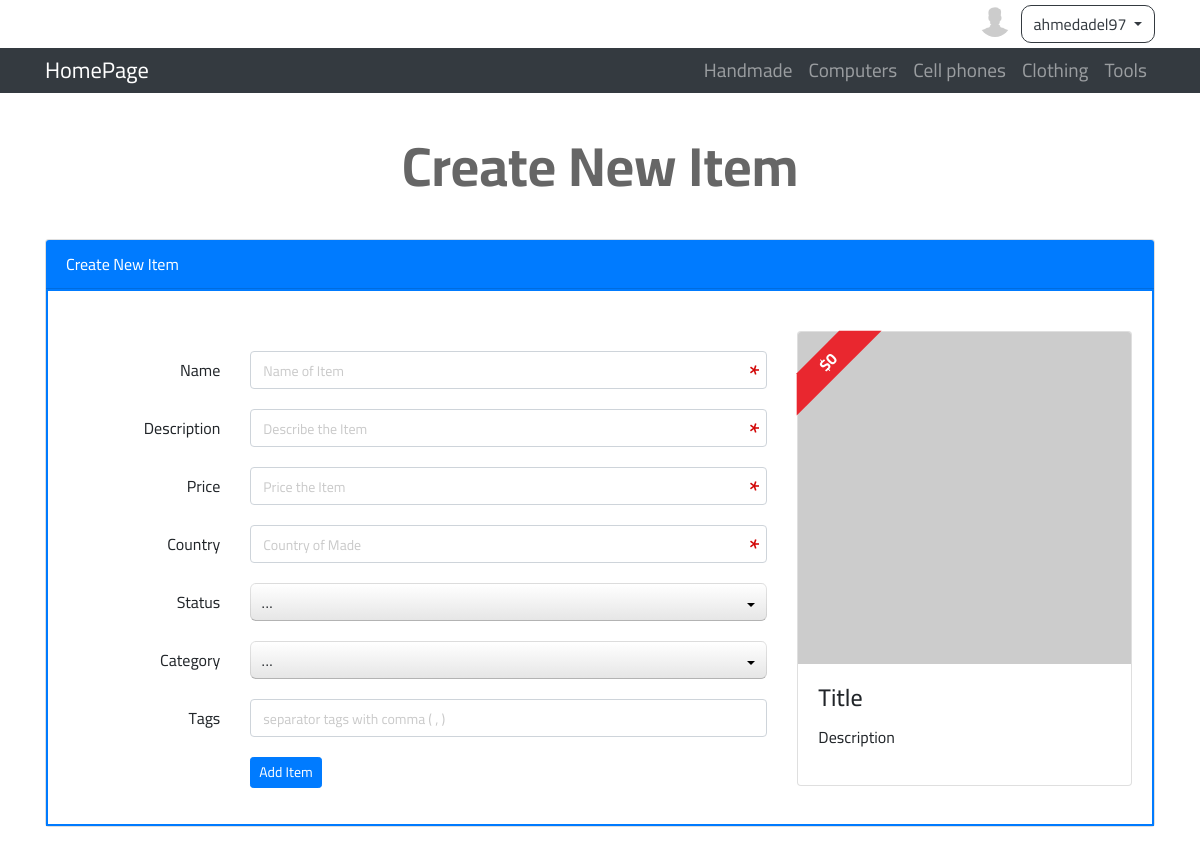
Screenshot of /newads.php (signed in) with the database file from the repository.
### tables this page shows
CREATE TABLE `categories` (
  `ID` int(11) NOT NULL,
  `Name` varchar(255) NOT NULL,
  `Description` text NOT NULL,
  `parent` int(11) NOT NULL,
  `Ordering` int(11) DEFAULT NULL,
  `Visibility` tinyint(4) NOT NULL DEFAULT 0,
  `Allow_comment` tinyint(4) NOT NULL DEFAULT 0,
  `Allow_Ads` tinyint(4) NOT NULL DEFAULT 0
);

### init.php (called while the page is built, shortened)
<?php
include 'admin/connect.php';
$sessionUser = '';
if(isset($_SESSION['user'])) {
    $sessionUser = $_SESSION['user'];
}
$tpl    = 'includes/templates/';
$css    = 'layout/css/';
$func 	= 'includes/functions/';
include $func . 'functions.php';
include $tpl . 'header.php';

### includes/functions/functions.php (called while the page is built, shortened)
<?php
	function getAllFrom($field , $table ,$where = NULL , $and = NULL ,  $orderField , $ordering="DESC") {
		global $con;
		$getAll= $con->prepare("SELECT $field  FROM $table $where $and ORDER BY $orderField $ordering");
		$getAll->execute();
		$all = $getAll->fetchAll();
		return $all;
	}

### newads.php (the view, shortened to what this page needs)
<?php
    $pageTitle = 'Create New Item';
    include 'init.php';
    if (isset($_SESSION['user'])) {
    ?>
        <h2 class="text-center"><?php echo $pageTitle ?></h2>
        <section class="create-ad block">
            <div class="container">
                <div class="card">
                    <div class="card-header bg-primary text-white">
                        <?php echo $pageTitle ?>
                    </div>
                    <div class="card-body">
                        <div class="row">
                            <div class="col-md-8">
                                <form action="<?php echo $_SERVER['PHP_SELF'] ?>" method="POST" class="main-form">
                                    <div class="form-group row">
                                        <label class="col-sm-3 col-form-label d-flex justify-content-sm-end">Name</label>
                                        <div class="col-sm-10 col-md-9">
                                            <input type="text" pattern=".{4,}" title="Require at least 4 characters" name="name" class="form-control live" autocomplete="off" required placeholder="Name of Item" data-class=".live-title">
                                        </div>
                                    </div>
                                    <div class="form-group row">
                                        <label class="col-sm-3 col-form-label d-flex justify-content-sm-end">Description</label>
                                        <div class="col-sm-10 col-md-9">
                                            <input type="text" pattern=".{10,}" title="Require at least 10 characters" name="description" class="form-control live" autocomplete="off" required placeholder="Describe the Item" data-class=".live-desc">
                                        </div>
                                    </div>
                                    <div class="form-group row">
                                        <label class="col-sm-3 col-form-label d-flex justify-content-sm-end">Price</label>
                                        <div class="col-sm-10 col-md-9">
                                            <input type="text" name="price" class="form-control live" autocomplete="off" required placeholder="Price the Item" data-class=".live-price">
                                        </div>
                                    </div>
                                    <div class="form-group row">
                                        <label class="col-sm-3 col-form-label d-flex justify-content-sm-end">Country</label>
                                        <div class="col-sm-10 col-md-9">
                                            <input type="text" name="country" class="form-control" autocomplete="off" required placeholder="Country of Made">
                                        </div>
                                    </div>
                                    <div class="form-group row">
                                        <label class="col-sm-3 col-form-label d-flex justify-content-sm-end">Status</label>
                                        <div class="col-sm-10 col-md-9">
                                            <select name="status" required>
                                            </select>
                                        </div>
                                    </div>
                                    <div class="form-group row">
                                        <label class="col-sm-3 col-form-label d-flex justify-content-sm-end">Category</label>
                                        <div class="col-sm-10 col-md-9">
                                            <select name="category" required>
                                            </select>
                                        </div>
                                    </div>
                                    <div class="form-group row">
                                        <label class="col-sm-3 col-form-label d-flex justify-content-sm-end">Tags</label>
                                        <div class="col-sm-10 col-md-9">
                                            <input type="text" name="tags" class="form-control" placeholder="separator tags with comma ( , )">
                                        </div>
                                    </div>
                                    <div class="form-group row">
                                        <div class="offset-sm-3 col-sm-9">
                                            <input type="submit" value="Add Item" class="btn btn-primary btn-sm">
                                        </div>
                                    </div>
                                </form>
                            </div>
                            <div class="col-md-4">
                                <div class="card live-preview">
                                    <img class="card-img-top img-fluid" src="https://picsum.photos/250" alt="Card image">
                                    <div class="card-body border-0">
                                        <h4 class="card-title live-title">Title</h4>
                                        <p class="card-text live-desc">Description</p>
                                        <span class="price">$<span class="live-price">0</span></span>
                                    </div>
                                </div>
                            </div>
                        </div>
                    </div>
                </div>
            </div>
        </section>
    <?php
    } else {
        header('location:login.php');
        exit();
    }
    include $tpl . 'footer.php';
?>

### includes/templates/header.php (shortened to what this page needs)
<!DOCTYPE html>
<html lang="en">
    <head>
        <link rel="stylesheet" href="https://pro.fontawesome.com/releases/v5.10.0/css/all.css"/>
        <link rel="stylesheet" href="https://maxcdn.bootstrapcdn.com/bootstrap/4.0.0/css/bootstrap.min.css">
        <link rel="stylesheet" href="<?php echo $css?>jquery-ui.min.css">
        <link rel="stylesheet" href="<?php echo $css?>jquery.selectBoxIt.css">
        <link rel="stylesheet" href="<?php echo $css?>frontend.css">
    </head>
    <body>
        <div class="upper-bar">
            <div class="container text-right">
                <?php
                    if(isset($_SESSION['user'])){ ?>
                    <?php
                        $getUser = $con->prepare("SELECT * FROM users WHERE Username = ?");
                        $getUser->execute(array($sessionUser));
                        $info = $getUser->fetch();
                        $userAvatar = $info['Avatar'];
                    ?>
                        <div class="btn-group my-info">
                            <?php
                                if(empty($userAvatar)){
                                    echo '<img class="rounded-circle" src="admin/uploads/avatars/default.png" alt = "Default image">';
                                } else {
                                    echo '<img class="rounded-circle" src="admin/uploads/avatars/' . $userAvatar . '" alt = "avatar image">';
                                }
                            ?>
                            <span class="btn btn-outline-dark dropdown-toggle" data-toggle="dropdown"> <?php echo $sessionUser?> </span>
                        </div>
                <?php
                    } else {
                ?>
                <a href="login.php">
                    <div class="text-right button-login">Login/Singup</div>
                </a>
                <?php } ?>
            </div>
        </div>
        <nav class="navbar navbar-expand-lg navbar-dark bg-dark">
            <div class="container">
                <a class="navbar-brand active" href="index.php">HomePage</a>
                <div class="collapse navbar-collapse" id="navbarSupportedContent">
                    <ul class="navbar-nav ml-auto">
                        <?php
                            $allCats = getAllFrom("*","categories","WHERE parent = 0" , "" , "ID" , "ASC");
                            foreach($allCats as $cat) {
                                echo '<li class="nav-item"><a class="nav-link" href="categories.php?pageid=' . $cat['ID'] . '">' . $cat['Name'] . '</a></li>';
                            }
                        ?>
                    </ul>
                </div>
            </div>
        </nav>

### layout/css/frontend.css (style rules this page uses)
body { background-color: #fff; font-family: 'Cairo', sans-serif; }
h2 { font-size: 55px; font-weight: bold; margin: 40px 0; color: #666; }
.form-control::placeholder { color: #cacaca; font-size: 14px; }
.row { margin-top: 20px; }
@media (min-width: 992px) { .navbar { padding: 0; } }
.navbar-dark .navbar-brand { font-size: 1.4rem; }
.nav-item { font-size: 1.2rem; }
.upper-bar { padding: 5px; background-color: #FFF; }
.upper-bar .my-info img { width: 32px; height: 32px; }
.upper-bar .btn-outline-dark { margin-left: 10px; border-radius: 10px !important; }
.block { margin: 20px 0; }
.block .card:first-child .card-body { border: 2px solid #007bff; }
.card .price { width: 120px; position: absolute; top: 7px; left: -33px; padding: 5px; text-align: center; font-weight: bold; line-height: 38px; color: #FFF; border-bottom: 30px solid #E9272F; border-left: 30px solid transparent; border-right: 30px solid transparent; transform: rotate(-45deg); height: 0; }

### rows the page displays
categories: Name "Handmade"
categories: Name "Computers"
categories: Name "Cell phones"
categories: Name "Clothing"
categories: Name "Tools"

### other values shown
$sessionUser "ahmedadel97"
$pageTitle "Create New Item"
